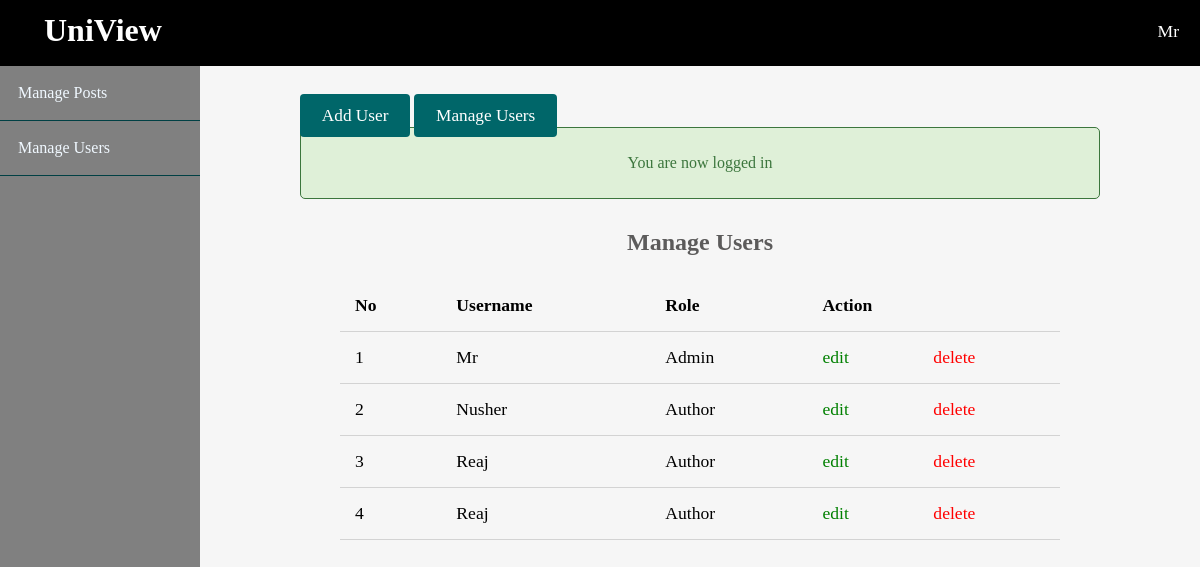
The page /admin/users/ (signed in) on the database its author committed.
### tables this page shows
CREATE TABLE `user` (
  `first_name` varchar(50) NOT NULL,
  `last_name` varchar(50) NOT NULL,
  `email` varchar(50) NOT NULL,
  `password` varchar(50) NOT NULL,
  `institution` varchar(100) NOT NULL,
  `country` varchar(50) NOT NULL,
  `u_type` enum('Author','Admin') DEFAULT 'Author'
);

### admin/adminfunc.php (called while the page is built, shortened)
<?php
include_once '../config.php';
function getUsers(){
    global $db;
    $sql = "SELECT * FROM user ";
    $result = mysqli_query($db, $sql);
    $users = mysqli_fetch_all($result, MYSQLI_ASSOC);
    return $users;
}
?>

### admin/users/index.php (the view)
<?php
include '../admheader.php';
?>
            <div class="admin-content">
                <div class="button-group">
                    <a href="create.php" class="btn btn-big">Add User</a>
                    <a href="index.php" class="btn btn-big">Manage Users</a>
                </div>
                <?php
                $users = getUsers();
                ?>
                <?php
                include '../message.php';
                ?>
                <div class="content">
                    <h2 class="page-title">Manage Users</h2>
                    <?php if (empty($users)): ?>
                        <h1>No Users in the database.</h1>
                    <?php else: ?>
                    <table>
                        <thead>
                            <th>No</th>
                            <th>Username</th>
                            <th>Role</th>
                            <th colspan="2">Action</th>
                        </thead>
                        <tbody>
                        <?php foreach ($users as $key => $user): ?>
                            <tr>
                                <td><?php echo $key + 1; ?></td>
                                <td><?php echo $user['first_name']; ?></td>
                                <td><?php echo $user['u_type']; ?></td>
                                <td><a href="edit.php?edit_user=<?php echo $user['email'] ?>" class="edit">edit</a></td>
                                <td><a href="index.php?delete_user=<?php echo $user['email'] ?>" class="delete">delete</a></td>
                            </tr>
                        <?php endforeach ?>
                        </tbody>
                    </table>
                    <?php endif ?>
                </div>
            </div>
        </div>
    </body>
</html>

### css/style.css (style rules this page uses)
* { box-sizing: border-box }
html, body { height: 100%; padding: 0px; margin: 0px; background: #f6f6f6; font-family: 'Times new roman', serif; }
h1, h2, h3, h4, h5, h6 { font-family: 'Times new roman', serif; color: #5c5b5b; margin: 5px; }
a { text-decoration: none; color: inherit; }
.btn { padding: .5rem 1rem; background: #006669; color: white; border: 1px solid transparent; border-radius: .25rem; font-size: 1.08em; font-family: 'Lora', serif; }
.btn-big { padding: .7rem 1.3rem; line-height: 1.3rem; }
.content { width: 90%; margin: 30px auto 30px; }

### css/admin.css (style rules this page uses)
.admin-wrapper .admin-content { flex: 8; height: 100%; padding: 40px 100px 100px; overflow-y: scroll; }
.admin-content .page-title { text-align: center; margin-bottom: 1.5rem; }
table { width: 100%; border-collapse: collapse; font-size: 1.1rem; }
th, td { padding: 15px; text-align: left; border-bottom: 1px solid #d3d3d3; }
.edit { color: green; }
.delete { color: red; }

### rows shown on the page
user: first_name "Mr", u_type "Admin"
user: first_name "Nusher", u_type "Author"
user: first_name "Reaj", u_type "Author"
user: first_name "Reaj", u_type "Author"

### other values the page prints
$_SESSION['user']['first_name'] "Mr"
$_SESSION['message'] "You are now logged in"
